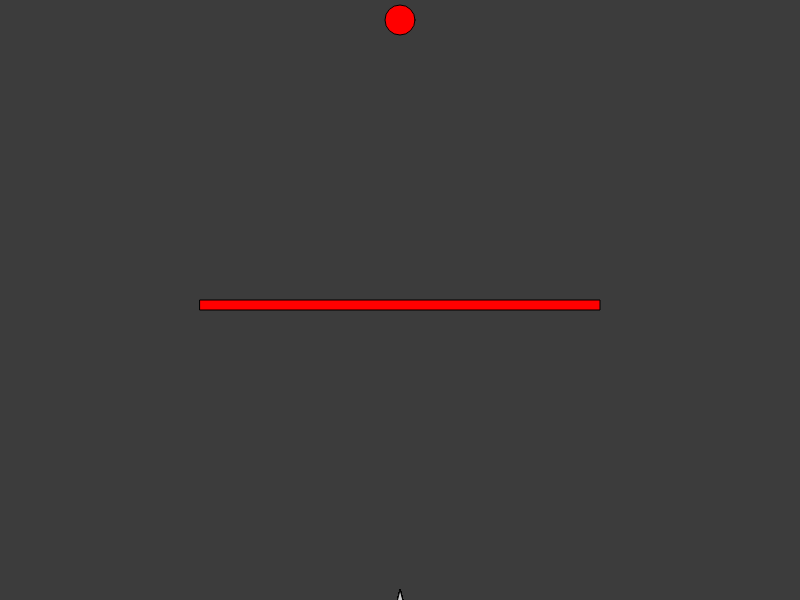
Frame 1 (no input)
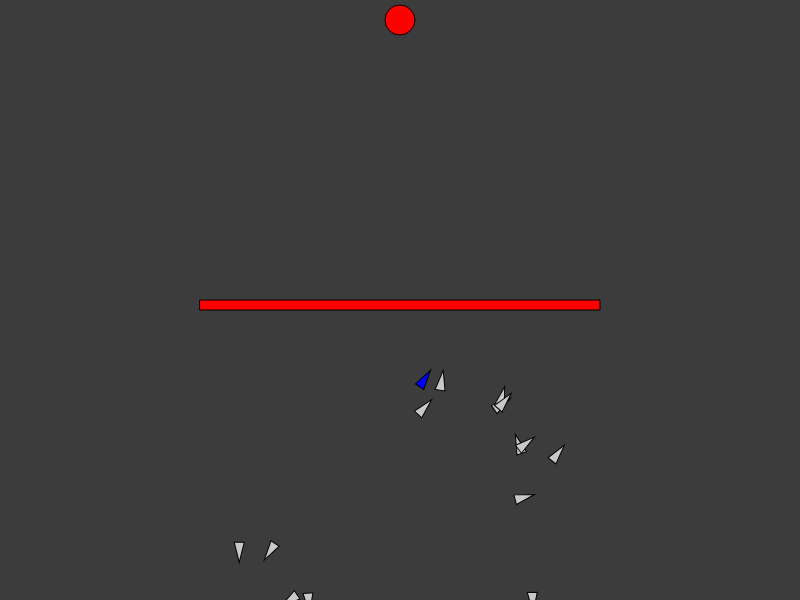
Frame 60 (no input)
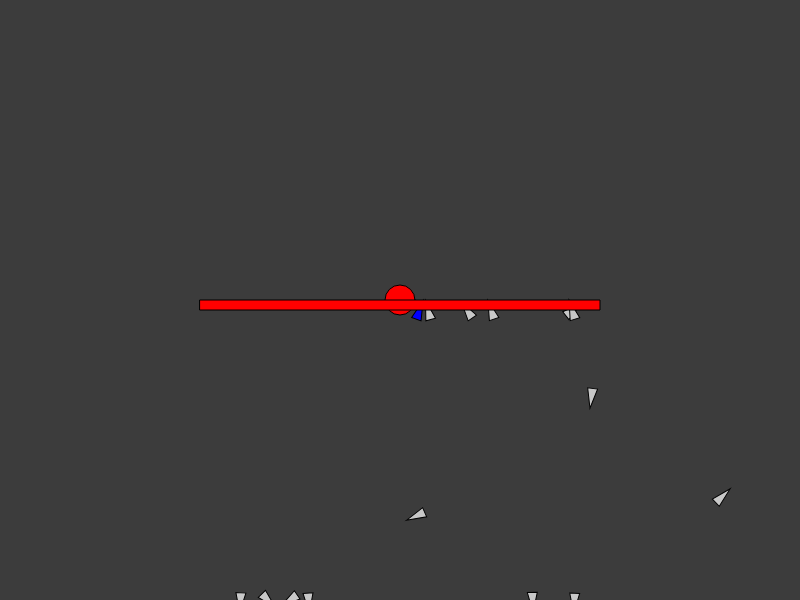
Frame 120 (the mouse pressed at the canvas centre since frame 60)

The p5.js sketch that drew these frames (run headless with seeded random() and noise() and a simulated clock; from frame 60 on, the mouse is pressed at the canvas centre):

// p5.js sketch
// ── sketch.js
var target;
var mutationRate = 0.001;
var maxPop = 15;
var people;
var roc;
var obstacle;

function setup()
{

  createCanvas(800,600);

  target = new Circle(0,20,15);
  obstacle = new Obstacle(0-200,(height/2),400,10);
  people = new Population(target,obstacle,mutationRate,maxPop)

  fitP = createP('max fitness: 0<br>speed:'+people.velocity);
  generationP = createP();
  velSlider = createSlider(1,100,4);

  fitP.position(10, 670);
  generationP.position(10,610);
  velSlider.position(10,720);


}

function draw()
{
  background(60)
  translate(width/2,0);
  people.draw();
  people.update();

  people.calculateFitness();
  if(people.toUpdate)
  {
    fitP.html("max fitnes: "+people.maxFitness()+"<br> speed:"+people.velocity)
    people.generate();
    people.toUpdate=false;
  }

  target.draw();
  obstacle.draw();

  generationP.html("PRESS ON THE CANVAS TO MOVE THE TARGET!<br>generation: "+people.generation+"<br> mutation rate: "+(mutationRate*100)+"%");

  people.velocity=velSlider.value();

  updateTargetPosition();
}

function updateTargetPosition()
{
    if(mouseIsPressed)
    {
      var x = mouseX;
      var y = mouseY;
      if(x>=0&&x<=width&&y>=0&&y<=height)
      {
        target = new Circle(mouseX-(width/2),mouseY,15);
        people.target = target;
      }
    }
}

// ── DNA.js
class DNA
{
  constructor(target)
  {
    this.genes = [];
    this.target=target;
    this.fitness=0;
    this.maxMoves=900;

    for(var i=0;i<this.maxMoves;i++)
    {
      this.genes[i] = DNA.newAngle();
    }

  }

  crossover(parent2)
  {
    var child = [];
    var r = random(this.genes.length);

    for(var i=0;i<this.genes.length;i++)
    {
      if(i<=r)
        child.push(this.genes[i]);
      else
        child.push(parent2.genes[i]);
    }

    var temp = new DNA(this.target);
    temp.genes=child;

    return temp;
  }

  mutate(mr)
  {
      for(var i=0;i<this.genes.length;i++)
      {
        if(random(1)<mr)
        {
          this.genes[i]=DNA.newAngle();
        }
      }
  }

  static newAngle()
  {
    return radians(random(-10,10));
  }

}

// ── circle.js
class Circle
{
    constructor(x,y,r)
    {
      this.x=x;
      this.y=y;
      this.r=r;
    }

    draw()
    {
      stroke(0)
      fill(255,0,0);
      ellipse(this.x,this.y,this.r*2)
    }

    collision(o)
    {
      if(dist(o.x,o.y,this.x,this.y)<=this.r)
        return true;
      else
        return false;
    }
}

// ── obstacle.js
class Obstacle
{
  constructor(x,y,w,h)
  {
    this.x=x;
    this.y=y;
    this.w=w;//100
    this.h=h;//10
    console.log(this.h+" "+this.w)
  }

  draw()
  {
    rect(this.x,this.y,this.w,this.h);
  }

  collision(o)
  {
    if(o.x>=this.x && o.x <=this.x+this.w && o.y >= this.y && o.y <= this.y + this.h)
        return true;
      else
        return false;
  }
}

// ── population.js
class Population
{
      constructor(target,obstacle,mutationRate,maxPop)
      {
        this.population = [];
        this.target=target;
        this.generation=0;
        this.mutationRate=mutationRate;
        this.finished=false;
        this.toUpdate=false;
        this.velocity=4;
        this.obstacle=obstacle;

        for(var i=0;i<maxPop;i++)
        {
          this.population[i] = new Rocket(createVector(0,height),new DNA(target),i);
        }
      }

      naturalSelection()
      {
        var sum = 0;
        for(var o of this.population)
        {
          sum+=o.fitness;
        }
        //normalizing the probability into the range 0-1
        for(var i=0;i<this.population.length;i++)
        {
          this.population[i].prob=this.population[i].fitness/sum;
        }
      }

      generate()
      {
        var newPop = []
        for(var i = 0;i<this.population.length;i++)
        {

          var parent1 = this.pickOne();
          var parent2 = this.pickOne();

          var child = parent1.crossover(parent2);

          child.mutate(this.mutationRate);

          newPop[i] = new Rocket(createVector(0,height),child,i);
        }
        this.population=newPop;
        this.generation++;
      }

      calculateFitness()
      {
        for(var i=0;i<this.population.length;i++)
        {
          if(!this.finished)
            this.population[i].calculateFitness();
        }
      }

      maxFitness()
      {
        let maxFitness = 0;
        for (let i = 0; i < this.population.length; i++) {
          if (this.population[i].fitness > maxFitness) {
            maxFitness = this.population[i].fitness;
          }
        }
        return maxFitness;
      }

      currentMax()
      {
        let maxFitness = -1;
        var current;
        for (let i = 0; i < this.population.length; i++) {
          if (this.population[i].fitness > maxFitness) {
            maxFitness = this.population[i].fitness;
            current = this.population[i];
          }
        }
        return current;
      }

      getBest()
      {
        var max = -1;
        var maxo;
        for(var o of this.population)
          if(o.fitness>max)
          {
            maxo=o.genes.join("");
            max=o.fitness;
          }

        return maxo;
      }

      draw()
      {
        var current=this.currentMax();
        var up=true;
        for(var o of this.population)
        {
          if(o==current)
            fill(0,0,255)
          else
            fill(200);

          o.draw();
          if(!o.finished)
            up=false;
        }

        this.toUpdate=up;
      }

      update()
      {
        for(var i=0;i<this.velocity;i++)
        {
          for(var o of this.population)
          {

            //check if the rocket collides with the obstacle
            if(this.obstacle.collision(o.position))
            {
              o.collision=true;
              o.finished=true;
            }

            o.update();
          }

        }
      }

    //pick one element of the population basing on its fitness and so to its probability
    pickOne()
    {
      //normalizes the probability
      this.naturalSelection();

      var select = 0;
      var selector = Math.random();
      while(selector > 0)
      {
          selector-=this.population[select].prob;
          /*scores[] is the table containing the percentage of selection of each element,
          for example, if element 3 has a 12 percent chance of being selected, scores[3] = 0.12*/
          select++;
      }
      select--;
      //Here, add element at index select to the new population
      return this.population[select].dna;
    }
}

// ── rocket.js
class Rocket
{
  constructor(pos,dna,id)
  {
    this.velocity=createVector(0,1);
    this.position=pos.copy();
    this.angle=radians(0);
    this.fitness=0;
    this.prob=0;
    this.dna=dna;
    this.r=5;
    this.genesIndex=0;
    this.finished=false;
    this.id=id;
    this.collision=false;
  }

  update()
  {
        if(!this.finished)
       {
         this.velocity.rotate(this.dna.genes[this.genesIndex]);
         this.position.sub(this.velocity);
         if(this.genesIndex<this.dna.genes.length-1)
         this.genesIndex++;
         else
         {
           this.finished=true;
         }
       }
       this.temp++;
  }

  draw()
  {
      stroke(0)
      let theta = this.velocity.heading() + PI / 2;
      let r = this.r;

      push();
      translate(this.position.x, this.position.y);
      rotate(theta);

      // Rocket body
      beginShape(TRIANGLES);
      vertex(0, r * 2);
      vertex(r, -r * 2);
      vertex(-r, -r * 2);
      endShape(CLOSE);

      pop();
  }

  crossover(parent2)
  {
    return this.dna.crossover(parent2.dna);
  }

  calculateFitness()
  {
    let d = dist(this.position.x, this.position.y, target.x, target.y);
    this.fitness = pow(1 / d, 2);
    if(target.collision(this.position))
    {
      this.fitness*=1000;
      this.finished=true;
    }

    if(this.position.x<-(width/2)||this.position.x>(width/2)||this.position.y>height||this.position.y<0)
    {
      this.fitness*=0.3;
      this.finished=true;
    }

    if(this.collision)
    {
      this.fitness*=0.1;
      this.finished=true;
    }
  }


}
